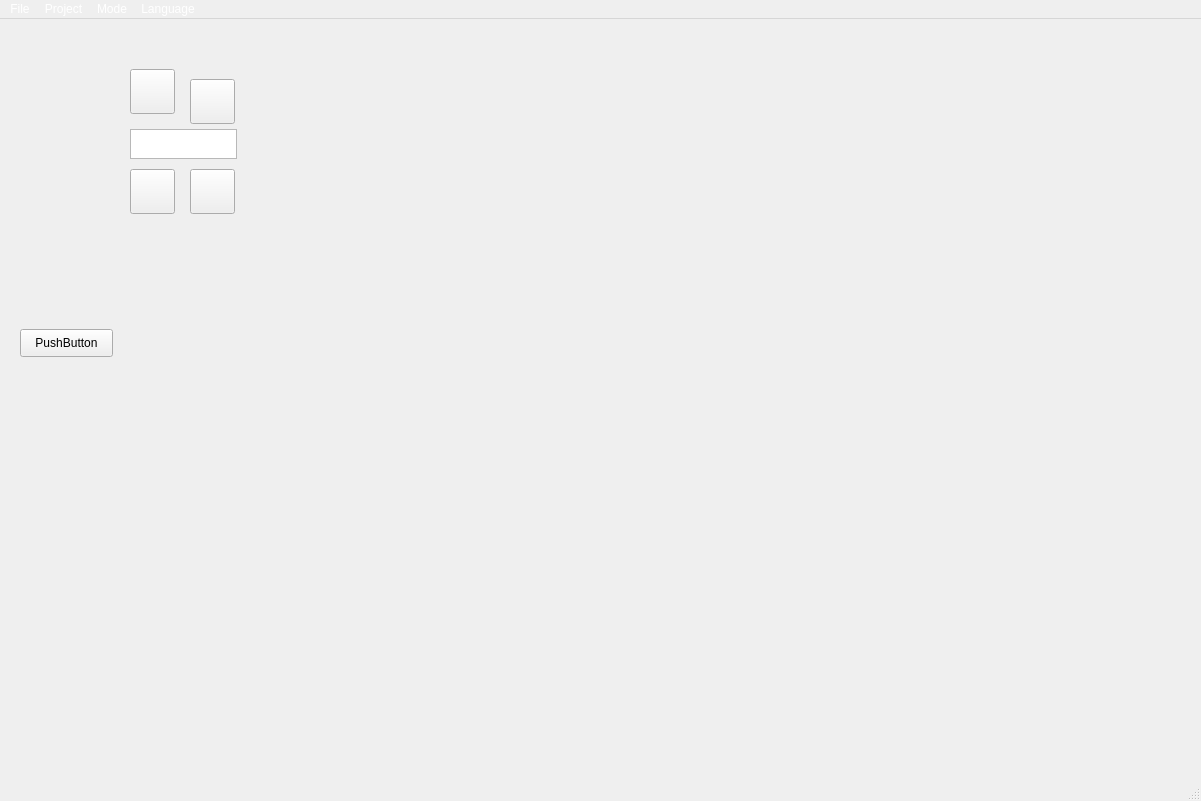
<?xml version="1.0" encoding="UTF-8"?>
<ui version="4.0">
 <class>MainWindow</class>
 <widget class="QMainWindow" name="MainWindow">
  <property name="geometry">
   <rect>
    <x>0</x>
    <y>0</y>
    <width>1201</width>
    <height>801</height>
   </rect>
  </property>
  <property name="sizePolicy">
   <sizepolicy hsizetype="Fixed" vsizetype="Fixed">
    <horstretch>0</horstretch>
    <verstretch>0</verstretch>
   </sizepolicy>
  </property>
  <property name="windowTitle">
   <string>MainWindow</string>
  </property>
  <property name="autoFillBackground">
   <bool>false</bool>
  </property>
  <property name="styleSheet">
   <string notr="true">background-color: rgb(0, 0, 0);

QPushButton { 
	color: red;
	background-color: white;
 }

</string>
  </property>
  <widget class="QWidget" name="centralwidget">
   <widget class="QPushButton" name="testButton">
    <property name="geometry">
     <rect>
      <x>20</x>
      <y>310</y>
      <width>93</width>
      <height>28</height>
     </rect>
    </property>
    <property name="styleSheet">
     <string notr="true"/>
    </property>
    <property name="text">
     <string>PushButton</string>
    </property>
    <property name="icon">
     <iconset resource="BtnImages.qrc">
      <normaloff>:/new/img/Resources/BtnImages/Crystal_Project_Messagebox_warning.png</normaloff>:/new/img/Resources/BtnImages/Crystal_Project_Messagebox_warning.png</iconset>
    </property>
   </widget>
   <widget class="QTextEdit" name="textEdit">
    <property name="geometry">
     <rect>
      <x>130</x>
      <y>110</y>
      <width>107</width>
      <height>30</height>
     </rect>
    </property>
    <property name="sizePolicy">
     <sizepolicy hsizetype="Fixed" vsizetype="Fixed">
      <horstretch>0</horstretch>
      <verstretch>0</verstretch>
     </sizepolicy>
    </property>
   </widget>
   <widget class="QPushButton" name="rmTeamPb">
    <property name="geometry">
     <rect>
      <x>190</x>
      <y>60</y>
      <width>45</width>
      <height>45</height>
     </rect>
    </property>
    <property name="sizePolicy">
     <sizepolicy hsizetype="Preferred" vsizetype="Preferred">
      <horstretch>0</horstretch>
      <verstretch>0</verstretch>
     </sizepolicy>
    </property>
    <property name="styleSheet">
     <string notr="true">border-image: url(:/new/img/Resources/BtnImages/RemoveTeam.png) 0 0 0 0 stretch stretch;</string>
    </property>
    <property name="text">
     <string/>
    </property>
   </widget>
   <widget class="QPushButton" name="addTeamPb">
    <property name="geometry">
     <rect>
      <x>130</x>
      <y>50</y>
      <width>45</width>
      <height>45</height>
     </rect>
    </property>
    <property name="sizePolicy">
     <sizepolicy hsizetype="Preferred" vsizetype="Preferred">
      <horstretch>0</horstretch>
      <verstretch>0</verstretch>
     </sizepolicy>
    </property>
    <property name="toolTip">
     <string>Add a new Team</string>
    </property>
    <property name="toolTipDuration">
     <number>2</number>
    </property>
    <property name="styleSheet">
     <string notr="true">border-image: url(:/new/img/Resources/BtnImages/AddTeam.png) 0 0 0 0 stretch stretch;</string>
    </property>
    <property name="text">
     <string/>
    </property>
   </widget>
   <widget class="QPushButton" name="modTeamPb">
    <property name="geometry">
     <rect>
      <x>130</x>
      <y>150</y>
      <width>45</width>
      <height>45</height>
     </rect>
    </property>
    <property name="sizePolicy">
     <sizepolicy hsizetype="Preferred" vsizetype="Preferred">
      <horstretch>0</horstretch>
      <verstretch>0</verstretch>
     </sizepolicy>
    </property>
    <property name="styleSheet">
     <string notr="true">border-image: url(:/new/img/Resources/BtnImages/ModifyTeam.png) 0 0 0 0 stretch stretch;
</string>
    </property>
    <property name="text">
     <string/>
    </property>
   </widget>
   <widget class="QPushButton" name="expTeamPb">
    <property name="enabled">
     <bool>true</bool>
    </property>
    <property name="geometry">
     <rect>
      <x>190</x>
      <y>150</y>
      <width>45</width>
      <height>45</height>
     </rect>
    </property>
    <property name="sizePolicy">
     <sizepolicy hsizetype="Preferred" vsizetype="Preferred">
      <horstretch>0</horstretch>
      <verstretch>0</verstretch>
     </sizepolicy>
    </property>
    <property name="styleSheet">
     <string notr="true">border-image: url(:/new/img/Resources/BtnImages/ExcelExport.png) 0 0 0 0 stretch stretch;
</string>
    </property>
    <property name="text">
     <string/>
    </property>
   </widget>
  </widget>
  <widget class="QMenuBar" name="menubar">
   <property name="geometry">
    <rect>
     <x>0</x>
     <y>0</y>
     <width>1201</width>
     <height>21</height>
    </rect>
   </property>
   <property name="styleSheet">
    <string notr="true">color: rgb(255, 255, 255);</string>
   </property>
   <widget class="QMenu" name="menuFile">
    <property name="title">
     <string>File</string>
    </property>
    <widget class="QMenu" name="menuOptions">
     <property name="title">
      <string>Options</string>
     </property>
     <addaction name="actionRules"/>
    </widget>
    <addaction name="actionNew_File"/>
    <addaction name="actionNew_Project"/>
    <addaction name="menuOptions"/>
   </widget>
   <widget class="QMenu" name="menuProject">
    <property name="title">
     <string>Project</string>
    </property>
   </widget>
   <widget class="QMenu" name="menuMode">
    <property name="title">
     <string>Mode</string>
    </property>
    <addaction name="actionAuction"/>
    <addaction name="actionData_Analysis"/>
    <addaction name="actionSeason"/>
   </widget>
   <widget class="QMenu" name="menuLanguage">
    <property name="title">
     <string>Language</string>
    </property>
    <addaction name="actionItalian"/>
    <addaction name="actionEnglish_UK"/>
   </widget>
   <addaction name="menuFile"/>
   <addaction name="menuProject"/>
   <addaction name="menuMode"/>
   <addaction name="menuLanguage"/>
  </widget>
  <widget class="QStatusBar" name="statusbar"/>
  <action name="actionNew_File">
   <property name="text">
    <string>New File</string>
   </property>
  </action>
  <action name="actionNew_Project">
   <property name="text">
    <string>New Project</string>
   </property>
  </action>
  <action name="actionAuction">
   <property name="text">
    <string>Auction</string>
   </property>
  </action>
  <action name="actionData_Analysis">
   <property name="text">
    <string>Data Analysis</string>
   </property>
  </action>
  <action name="actionSeason">
   <property name="text">
    <string>Season</string>
   </property>
  </action>
  <action name="actionItalian">
   <property name="text">
    <string>Italian</string>
   </property>
  </action>
  <action name="actionEnglish_UK">
   <property name="text">
    <string>English (UK)</string>
   </property>
  </action>
  <action name="actionRules">
   <property name="text">
    <string>Rules</string>
   </property>
  </action>
 </widget>
 <resources>
  <include location="BtnImages.qrc"/>
 </resources>
 <connections/>
</ui>
